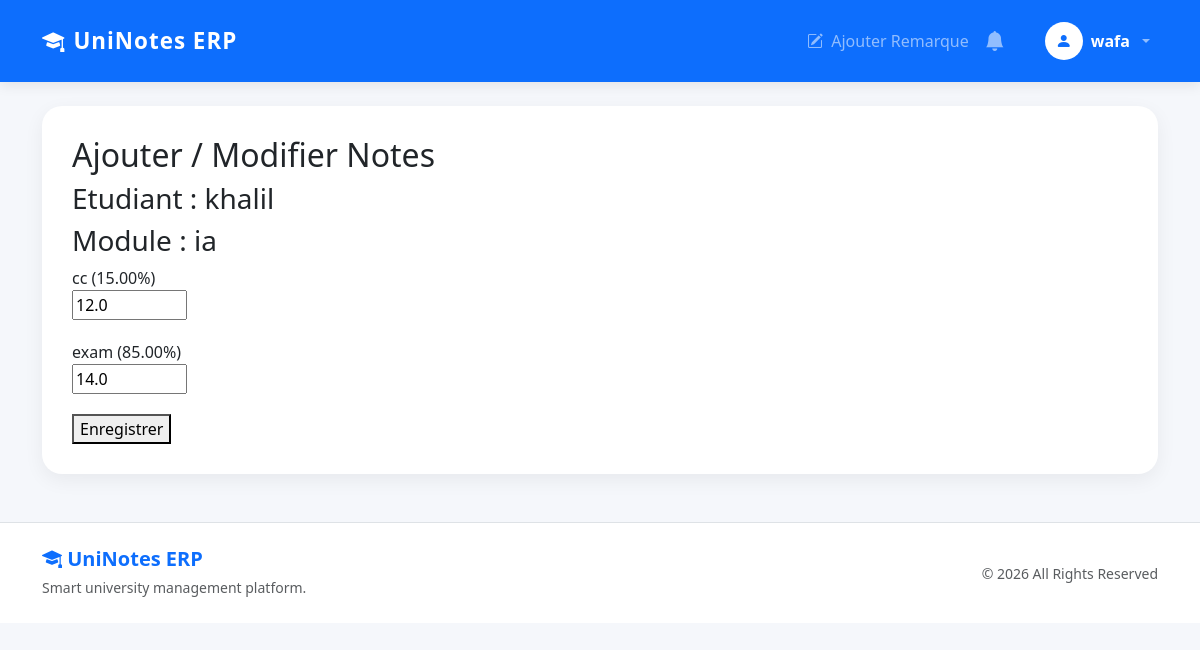
The page /note/5/ (signed in) on the database its author committed.
### enrollment/models.py (models this page shows, shortened)
class ModuleChoisi(models.Model):
    inscription = models.ForeignKey(
        Inscription,
        on_delete=models.CASCADE,
        related_name='modules'
    )
    module = models.ForeignKey(
        CatalogueModule,
        on_delete=models.CASCADE
    )
    class Meta:
        unique_together = (
            'inscription',
            'module'
        )

class Inscription(models.Model):
    STATUS_CHOICES = (
        ('ouverte', 'Ouverte'),
        ('verrouillee', 'Verrouillée'),
    )
    user = models.OneToOneField(
        User,
        on_delete=models.CASCADE
    )
    statut = models.CharField(
        max_length=20,
        choices=STATUS_CHOICES,
        default='ouverte'
    )

### catalog/models.py (models this page shows, shortened)
class CatalogueModule(models.Model):
    titre = models.CharField(
        max_length=200
    )
    coefficient = models.PositiveIntegerField(
        validators=[
            MinValueValidator(1),
            MaxValueValidator(60)
    ]
    )
    description = models.TextField(
        blank=True
    )
    est_actif = models.BooleanField(
        default=True
    )
    enseignant = models.ForeignKey(
        User,
        on_delete=models.SET_NULL,
        null=True,
        blank=True,
        related_name='modules_enseignes'
    )

class CategorieEvaluation(models.Model):
    module = models.ForeignKey(
        CatalogueModule,
        on_delete=models.CASCADE,
        related_name='categories'
    )
    nom = models.CharField(
        max_length=100
    )
    poids = models.DecimalField(
        max_digits=5,
        decimal_places=2
    )

### enrollment/views.py (the view, shortened to what this page needs)
@login_required
def ajouter_note(request, module_id):
    profile = request.user.profile
    if profile.role != "enseignant":
        return HttpResponseForbidden(
            "Accès refusé"
        )
    module_choisi = get_object_or_404(
        ModuleChoisi,
        id=module_id,
        module__enseignant=request.user
    )
    notes_existantes = {}
    notes_db = Note.objects.filter(
        module_choisi=module_choisi
    )
    for note in notes_db:
        notes_existantes[note.categorie.id] = note.valeur
    return render(
        request,
        "enrollment/ajouter_note.html",
        {
            "module_choisi": module_choisi,
            "categories": module_choisi.module.categories.all(),
            "notes_existantes": notes_existantes
        }
    )

### enrollment/context_processors.py (called while the page is built)
def notifications_processor(request):
    if request.user.is_authenticated:
        notifications = Notification.objects.filter(
            user=request.user
        ).order_by('-created_at')[:5]
        count = Notification.objects.filter(
            user=request.user,
            is_read=False
        ).count()
    else:
        notifications = []
        count = 0
    return {
        'notifications_count': count,
        'notifications_navbar': notifications
    }

### enrollment/templatetags/custom_tags.py (called while the page is built)
@register.filter
def get_item(dictionary, key):
    return dictionary.get(key)

### templates/enrollment/ajouter_note.html (shortened to what this page needs)
{% extends "base.html" %}
{% load custom_tags %}
{% block content %}
<h2>
    Ajouter / Modifier Notes
</h2>
<h3>
    Etudiant :
    {{ module_choisi.inscription.user.username }}
</h3>
<h3>
    Module :
    {{ module_choisi.module.titre }}
</h3>
<form method="POST">
    {% for categorie in categories %}
        <div style="margin-bottom:20px;">
            <label>
                {{ categorie.nom }}
                ({{ categorie.poids }}%)
            </label>
            <br>
            <input
                type="number"
                step="0.01"
                min="0"
                max="20"
                name="cat_{{ categorie.id }}"
                value="{{ notes_existantes|get_item:categorie.id }}"
            >
        </div>
    {% endfor %}
    <button type="submit">
        Enregistrer
    </button>
</form>
{% endblock %}

### templates/base.html (shortened to what this page needs)
{% load static %}
<!DOCTYPE html>
<html lang="fr">
<head>
    <link
        href="https://cdn.jsdelivr.net/npm/bootstrap@5.3.0/dist/css/bootstrap.min.css"
        rel="stylesheet"
    >
    <link rel="stylesheet"
          href="https://cdn.jsdelivr.net/npm/bootstrap-icons@1.11.3/font/bootstrap-icons.min.css">
    <link rel="stylesheet"
          href="{% static 'css/style.css' %}">
</head>
<body>
    <nav class="navbar navbar-expand-lg navbar-dark bg-primary">
        <div class="container">
            <a class="navbar-brand fw-bold d-flex align-items-center gap-2"
               href="{% url 'dashboard' %}">
                <i class="bi bi-mortarboard-fill"></i>
                UniNotes ERP
            </a>
            <div class="collapse navbar-collapse"
                 id="navbarNav">
                <ul class="navbar-nav ms-auto align-items-lg-center">
                    {% if user.is_authenticated %}
                        {% if user.profile.role == "enseignant" %}
                        <li class="nav-item">
                            <a class="nav-link"
                               href="{% url 'ajouter_remarque' %}">
                                <i class="bi bi-pencil-square me-1"></i>
                                Ajouter Remarque
                            </a>
                        </li>
                        {% endif %}
                        <li class="nav-item dropdown me-3">
                            <a class="nav-link position-relative"
                               href="#"
                               role="button"
                               data-bs-toggle="dropdown">
                                <i class="bi bi-bell-fill fs-5"></i>
                            </a>
                        </li>
                        <li class="nav-item dropdown ms-lg-2">
                            <a class="nav-link dropdown-toggle d-flex align-items-center gap-2"
                               href="#"
                               role="button"
                               data-bs-toggle="dropdown">
                                <div class="bg-white text-primary rounded-circle d-flex align-items-center justify-content-center"
                                     style="width:38px;height:38px;">
                                    <i class="bi bi-person-fill"></i>
                                </div>
                                <span class="fw-semibold text-white">
                                    {{ user.first_name|default:user.username }}
                                </span>
                            </a>
                        </li>
                    {% endif %}
                </ul>
            </div>
        </div>
    </nav>
    <div class="container mt-4 mb-5">
        <div class="container-box">
            {% block content %}
            {% endblock %}
        </div>
    </div>
    <footer class="border-top mt-5">
        <div class="container py-4">
            <div class="row align-items-center">
                <div class="col-md-6 text-center text-md-start mb-3 mb-md-0">
                    <h5 class="fw-bold text-primary mb-1">
                        <i class="bi bi-mortarboard-fill"></i>
                        UniNotes ERP
                    </h5>
                    <small class="text-muted">
                        Smart university management platform.
                    </small>
                </div>
                <div class="col-md-6 text-center text-md-end">
                    <small class="text-muted">
                        © 2026 All Rights Reserved
                    </small>
                </div>
            </div>
        </div>
    </footer>
</body>
</html>

### static/css/style.css (style rules this page uses)
body { background: #f4f7fc; font-family: 'Segoe UI', sans-serif; min-height: 100vh; }
.navbar { padding: 14px 0; box-shadow: 0 4px 15px rgba(0,0,0,0.08); }
.navbar-brand { font-size: 1.4rem; letter-spacing: 1px; }
.nav-link { font-weight: 500; transition: 0.3s; }
.container-box { background: white; padding: 35px; border-radius: 20px; box-shadow: 0 8px 25px rgba(0,0,0,0.06); animation: fadeIn 0.4s ease; }

### templates/base.html (style rules this page uses)
body { background: #f5f7fb; }
.navbar { box-shadow: 0 4px 12px rgba(0,0,0,0.08); }
.container-box { background: white; padding: 30px; border-radius: 20px; box-shadow: 0 6px 20px rgba(0,0,0,0.06); }
footer { background: white; }

### rows shown on the page
ModuleChoisi: inscription.user.username "khalil", module.titre "ia"
CategorieEvaluation: nom "cc", poids "15.00", id "12.0"
CategorieEvaluation: nom "exam", poids "85.00", id "14.0"

### other values the page prints
{{ user.first_name|default:user.username }} "wafa"
